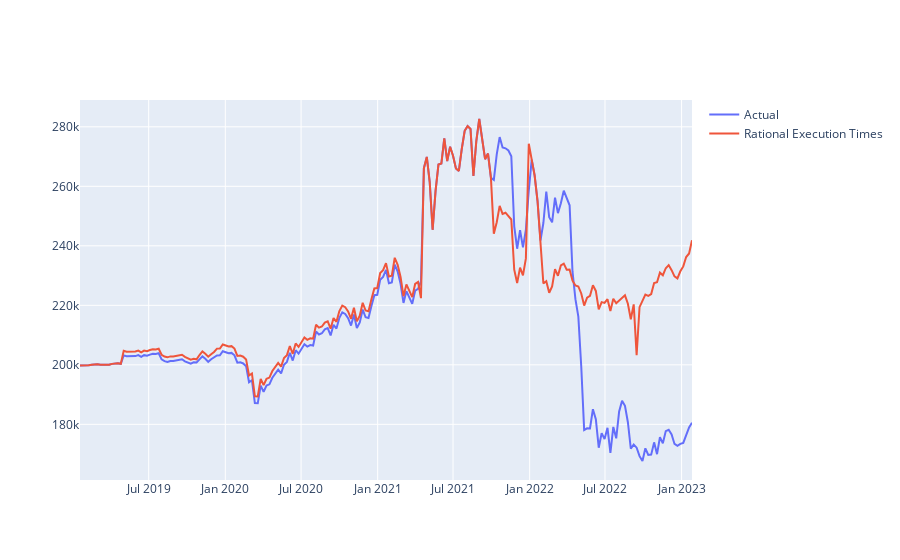

Notebook code for this chart:
### Code cell
# Plot the rational vs regular portfolios over time
fig = go.Figure()
fig.add_trace(go.Scatter(x=list(agg_values_vF.keys()), y=list(agg_values_vF.values()),
                    mode='lines',
                    name='Actual'))
fig.add_trace(go.Scatter(x=list(agg_values_vF_rational.keys()), y=list(agg_values_vF_rational.values()),
                    mode='lines',
                    name='Rational Execution Times'))
fig.show()

### Figure 1 — Plotly figure (JSON) as saved in the notebook; plotly's stock layout.template omitted (floating-point values rounded to 4 significant figures; data arrays with more than 128 entries replaced by an {"elided": "..."} marker saying what was removed)
{"data": [{"mode": "lines", "name": "Actual", "type": "scatter", "x": {"elided": "211 str values"}, "y": {"elided": "211 float values"}}, {"mode": "lines", "name": "Rational Execution Times", "type": "scatter", "x": {"elided": "211 str values"}, "y": {"elided": "211 float values"}}], "layout": {}}
